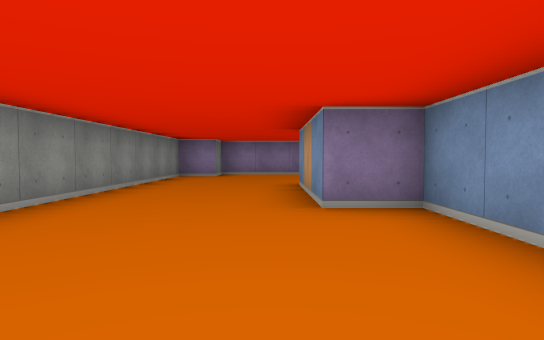
View 1 (above)

13 first-person views from a walk through a cub3D maze. The camera is about half as high as the walls, tilts 2° down and sees 75° across. The floor is counted in squares. Each view is taken from the middle of a square. On the plan, view 1 faces up. The plan holds only what a view shows up to about 9 squares ahead; the rest is blank. The place goes on beyond the plan.

View 2
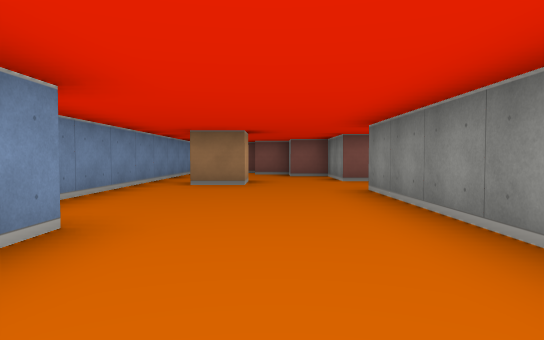

View 3
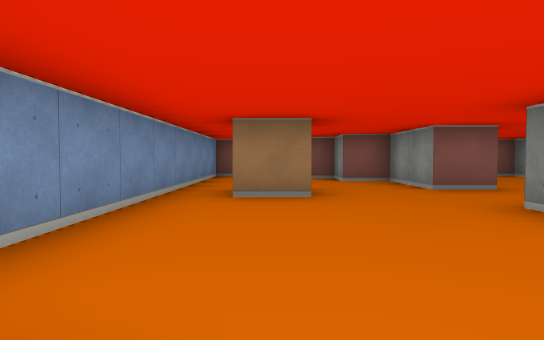

View 4
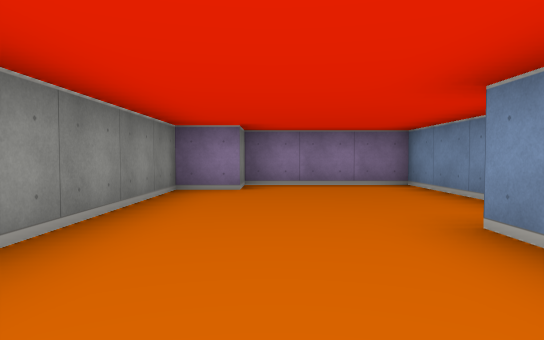

View 5
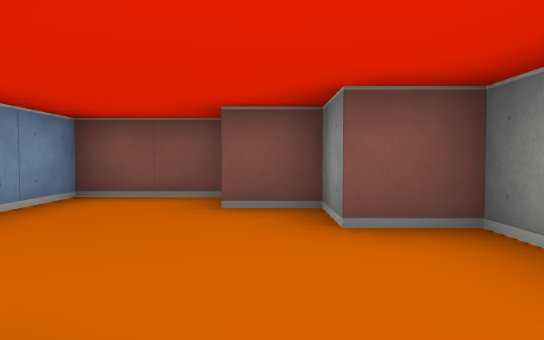

View 6
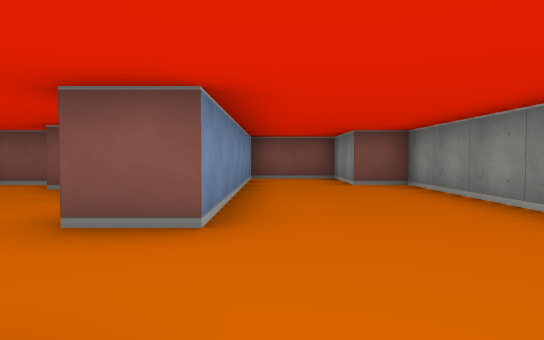

View 7
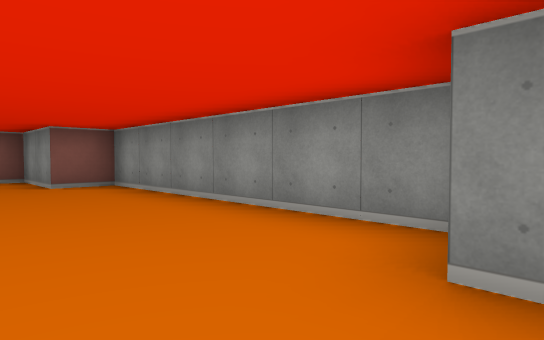

View 8
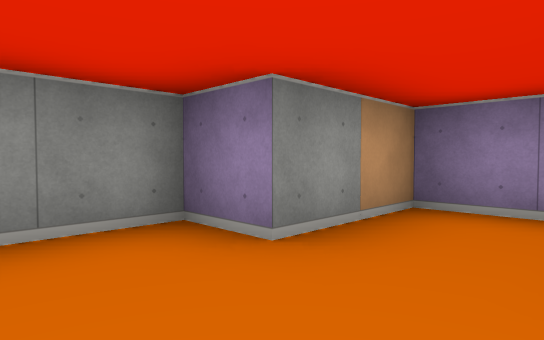

View 9
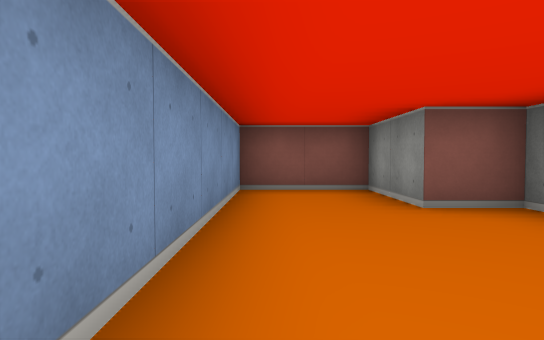

View 10
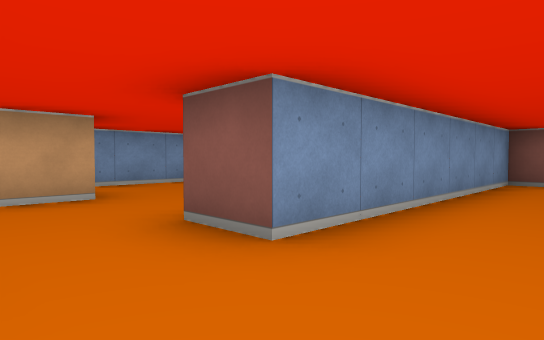

View 11
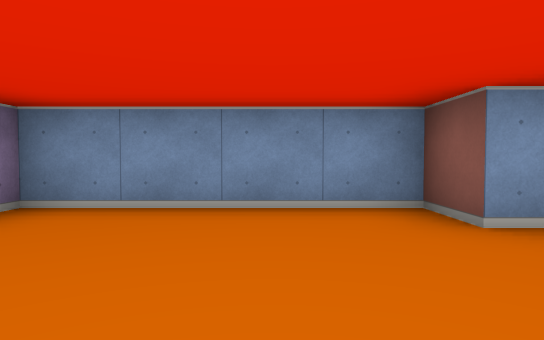

View 12
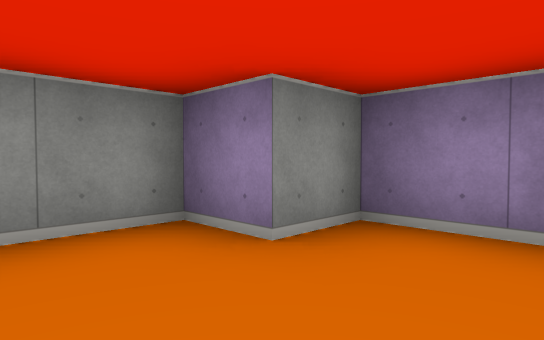

View 13
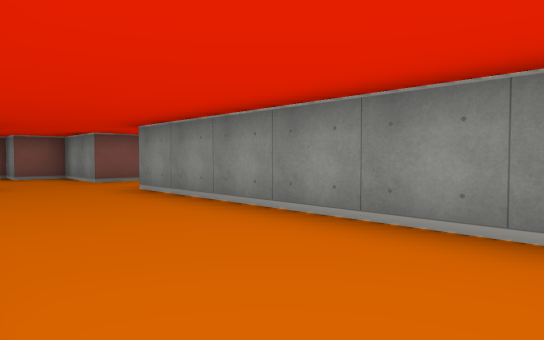

### Floor plan
Points are (right, up) in squares from view 1. A wall is a line through its corners. A room is listed if a view was taken in it or the views show most of it. See-through windows are left out.
Room 1 (views 1, 2, 3, 4, 5, 11, 12, 13)
walls: (-0.5, -1.6) (-0.5, -0.5) (0.5, -0.5); (-3.5, -1.5) (-2.5, -1.5) (-2.5, -3.5) (-1.5, -3.5) (-1.5, -4.5) (-0.5, -4.5); (-0.4, -5.5) (1.5, -5.5) (1.5, 3.5) (0.5, 3.5) (0.5, 6.5) (1.5, 6.5) (1.5, 10.5) (-1.5, 10.5) (-1.5, 9.5) (-2.5, 9.5) (-2.5, 0.5)
ways out: opening at (-3, -0.5) to room 2
Room 2 (views 6, 7, 8, 9, 10)
walls: (-4.4, 2.5) (-5.5, 2.5) (-5.5, 0.5) (-6.5, 0.5) (-6.5, -5.5) (-5.5, -5.5) (-5.5, -7.5) (-3.5, -7.5) (-3.5, -1.5)
ways out: opening at (-3, -0.5) to room 1

Where each view was taken, in squares from view 1:
view 1: 0 up, 0 right, facing up
view 2: 6 up, 1 left, facing down
view 3: 4 up, 0 right, facing down
view 4: 4 up, 1 left, facing up
view 5: 1 down, 1 left, facing down
view 6: 1 up, 4 left, facing down
view 7: 1 up, 4 left, facing down-left
view 8: 1 down, 4 left, facing up-left
view 9: 2 down, 4 left, facing down
view 10: 0 up, 5 left, facing down-right
view 11: 8 up, 2 left, facing right
view 12: 8 up, 0 right, facing up-left
view 13: 6 up, 0 right, facing down-left
